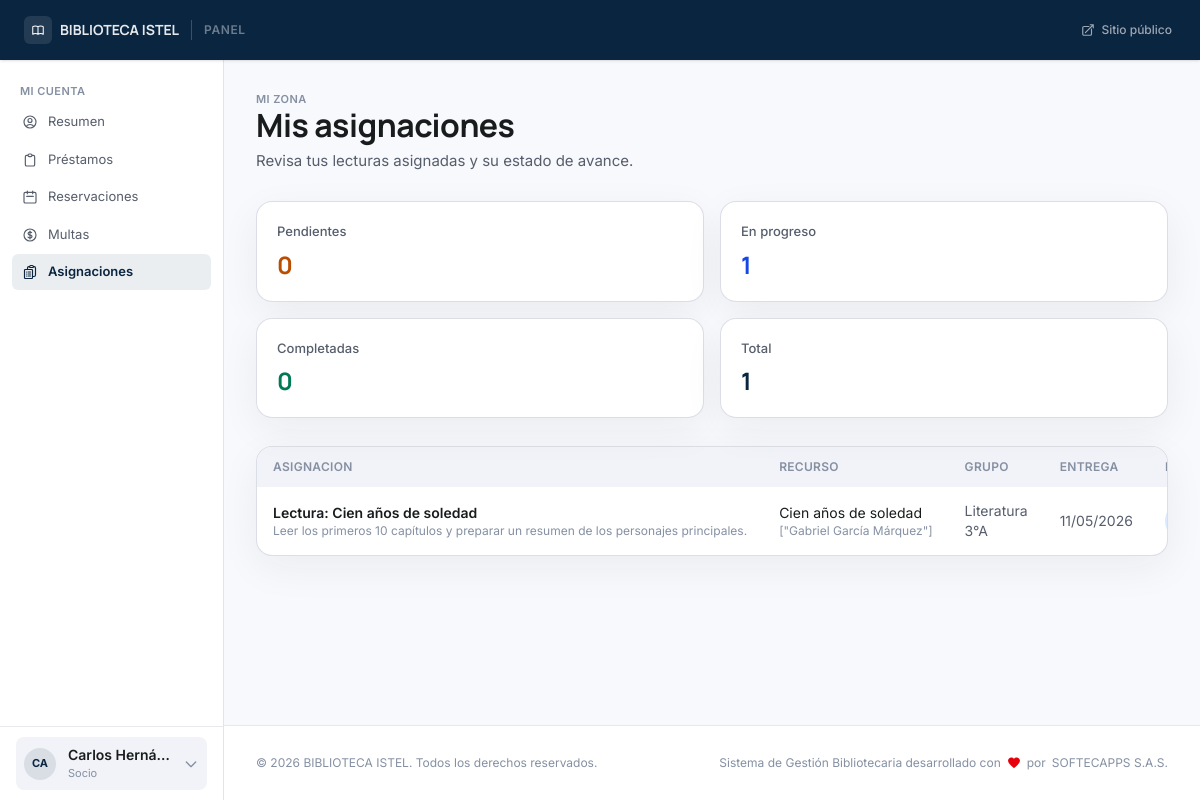
Screenshot of /account/assignments (signed in) with the database file from the repository.
### tables this page shows
CREATE TABLE `users` (
  `id` int(10) unsigned NOT NULL AUTO_INCREMENT,
  `user_number` varchar(20) DEFAULT NULL,
  `name` varchar(150) NOT NULL,
  `email` varchar(150) NOT NULL,
  `document_number` varchar(30) NOT NULL,
  `phone` varchar(30) DEFAULT NULL,
  `address` text DEFAULT NULL,
  `birthdate` date DEFAULT NULL,
  `photo` varchar(255) DEFAULT NULL,
  `role` enum('admin','librarian','teacher','user','guest') NOT NULL DEFAULT 'user',
  `user_type` enum('student','teacher','external','staff') NOT NULL DEFAULT 'student',
  `status` enum('active','suspended','blocked','inactive') NOT NULL DEFAULT 'active',
  `password_hash` varchar(255) NOT NULL,
  `remember_token` varchar(64) DEFAULT NULL,
  `remember_expires` datetime DEFAULT NULL,
  `email_verified_at` datetime DEFAULT NULL,
  `force_password_change` tinyint(1) NOT NULL DEFAULT 0,
  `last_login_at` datetime DEFAULT NULL,
  `last_login_ip` varchar(45) DEFAULT NULL,
  `created_at` datetime NOT NULL DEFAULT current_timestamp(),
  `updated_at` datetime NOT NULL DEFAULT current_timestamp() ON UPDATE current_timestamp(),
  PRIMARY KEY (`id`),
  UNIQUE KEY `uq_users_email` (`email`),
  UNIQUE KEY `uq_users_document` (`document_number`),
  UNIQUE KEY `uq_users_user_number` (`user_number`),
  KEY `idx_users_role_status` (`role`,`status`)
);

CREATE TABLE `reading_assignment_students` (
  `assignment_id` int(10) unsigned NOT NULL,
  `student_id` int(10) unsigned NOT NULL,
  `status` enum('pending','in_progress','completed') NOT NULL DEFAULT 'pending',
  `completed_at` datetime DEFAULT NULL,
  `notes` text DEFAULT NULL,
  `updated_at` datetime NOT NULL DEFAULT current_timestamp() ON UPDATE current_timestamp(),
  PRIMARY KEY (`assignment_id`,`student_id`),
  KEY `idx_ras_student` (`student_id`),
  KEY `idx_ras_status` (`status`),
  CONSTRAINT `fk_ras_assignment` FOREIGN KEY (`assignment_id`) REFERENCES `reading_assignments` (`id`) ON DELETE CASCADE,
  CONSTRAINT `fk_ras_student` FOREIGN KEY (`student_id`) REFERENCES `users` (`id`) ON DELETE CASCADE
);

CREATE TABLE `reading_assignments` (
  `id` int(10) unsigned NOT NULL AUTO_INCREMENT,
  `group_id` int(10) unsigned NOT NULL,
  `resource_id` int(10) unsigned NOT NULL,
  `title` varchar(255) NOT NULL,
  `description` text DEFAULT NULL,
  `due_date` date NOT NULL,
  `is_active` tinyint(1) NOT NULL DEFAULT 1,
  `created_at` datetime NOT NULL DEFAULT current_timestamp(),
  `updated_at` datetime NOT NULL DEFAULT current_timestamp() ON UPDATE current_timestamp(),
  PRIMARY KEY (`id`),
  KEY `idx_reading_assignments_group` (`group_id`),
  KEY `idx_reading_assignments_due` (`due_date`),
  KEY `idx_reading_assignments_resource` (`resource_id`),
  CONSTRAINT `fk_reading_assignments_group` FOREIGN KEY (`group_id`) REFERENCES `teacher_groups` (`id`) ON DELETE CASCADE,
  CONSTRAINT `fk_reading_assignments_resource` FOREIGN KEY (`resource_id`) REFERENCES `resources` (`id`) ON UPDATE CASCADE
);

CREATE TABLE `resources` (
  `id` int(10) unsigned NOT NULL AUTO_INCREMENT,
  `isbn_13` char(13) DEFAULT NULL,
  `marc_leader` char(24) DEFAULT NULL,
  `marc_control_number` varchar(64) DEFAULT NULL,
  `title` varchar(300) NOT NULL,
  `authors` longtext NOT NULL CHECK (json_valid(`authors`)),
  `marc_record` longtext DEFAULT NULL CHECK (json_valid(`marc_record`)),
  `publisher` varchar(200) DEFAULT NULL,
  `edition_statement` varchar(200) DEFAULT NULL,
  `publication_year` smallint(6) DEFAULT NULL,
  `category_id` int(10) unsigned NOT NULL,
  `branch_id` int(10) unsigned DEFAULT NULL,
  `support_type` enum('physical','digital','audiovisual','journal','thesis','map','score','kit','game','other') NOT NULL DEFAULT 'physical',
  `resource_type` varchar(60) DEFAULT NULL,
  `content_type` varchar(80) DEFAULT NULL,
  `media_type` varchar(80) DEFAULT NULL,
  `carrier_type` varchar(80) DEFAULT NULL,
  `description` text DEFAULT NULL,
  `pages` smallint(5) unsigned DEFAULT NULL,
  `language` char(2) NOT NULL DEFAULT 'es',
  `cover_image` varchar(255) DEFAULT NULL,
  `location` varchar(100) DEFAULT NULL,
  `digital_url` text DEFAULT NULL,
  `acquisition_price` decimal(8,2) DEFAULT NULL,
  `replacement_cost` decimal(8,2) NOT NULL,
  `acquisition_date` date DEFAULT NULL,
  `acquired_at` datetime DEFAULT NULL,
  `is_new_acquisition` tinyint(1) NOT NULL DEFAULT 1,
  `total_copies` tinyint(3) unsigned NOT NULL DEFAULT 0,
  `available_copies` tinyint(3) unsigned NOT NULL DEFAULT 0,
  `digital_access_count` int(10) unsigned NOT NULL DEFAULT 0,
  `is_active` tinyint(1) NOT NULL DEFAULT 1,
  `deactivated_at` datetime DEFAULT NULL,
  `deactivated_by` int(10) unsigned DEFAULT NULL,
  `deactivation_reason` text DEFAULT NULL,
  `created_at` datetime NOT NULL DEFAULT current_timestamp(),
  `updated_at` datetime NOT NULL DEFAULT current_timestamp() ON UPDATE current_timestamp(),
  PRIMARY KEY (`id`),
  UNIQUE KEY `uq_books_marc_control_number` (`marc_control_number`),
  UNIQUE KEY `uq_resources_isbn` (`isbn_13`),
  KEY `idx_resources_support_active` (`support_type`,`is_active`),
  KEY `idx_resources_branch` (`branch_id`,`is_active`),
  KEY `idx_resources_new_acquisition` (`is_new_acquisition`,`acquired_at`),
  KEY `idx_resources_category` (`category_id`),
  KEY `fk_resources_deactivated_by` (`deactivated_by`),
  FULLTEXT KEY `ft_books_search` (`title`,`publisher`),
  CONSTRAINT `fk_resources_branch` FOREIGN KEY (`branch_id`) REFERENCES `library_branches` (`id`) ON UPDATE CASCADE,
  CONSTRAINT `fk_resources_category` FOREIGN KEY (`category_id`) REFERENCES `categories` (`id`) ON UPDATE CASCADE,
  CONSTRAINT `fk_resources_deactivated_by` FOREIGN KEY (`deactivated_by`) REFERENCES `users` (`id`) ON DELETE SET NULL ON UPDATE CASCADE
);

CREATE TABLE `teacher_groups` (
  `id` int(10) unsigned NOT NULL AUTO_INCREMENT,
  `teacher_id` int(10) unsigned NOT NULL,
  `name` varchar(150) NOT NULL,
  `description` text DEFAULT NULL,
  `school_year` varchar(20) NOT NULL,
  `is_active` tinyint(1) NOT NULL DEFAULT 1,
  `created_at` datetime NOT NULL DEFAULT current_timestamp(),
  `updated_at` datetime NOT NULL DEFAULT current_timestamp() ON UPDATE current_timestamp(),
  PRIMARY KEY (`id`),
  KEY `idx_teacher_groups_teacher` (`teacher_id`),
  KEY `idx_teacher_groups_year` (`school_year`),
  CONSTRAINT `fk_teacher_groups_teacher` FOREIGN KEY (`teacher_id`) REFERENCES `users` (`id`) ON DELETE CASCADE
);

### views/account/assignments.php (the view, shortened to what the rows shown need)
<?php
$e = fn(mixed $v) => htmlspecialchars((string) $v, ENT_QUOTES | ENT_SUBSTITUTE, 'UTF-8');
$statusClass = static function (string $status): string {
    return match ($status) {
        'pending' => 'bg-amber-100 text-amber-700',
        'in_progress' => 'bg-blue-100 text-blue-700',
        'completed' => 'bg-emerald-100 text-emerald-700',
        default => 'bg-slate-100 text-slate-700',
    };
};
?>
<section class="p-6 lg:p-8">
    <div class="mb-7">
        <h1 class="headline-lg text-on-surface">Mis asignaciones</h1>
    </div>
    <div class="overflow-hidden rounded-2xl border border-outline-variant/60 bg-white shadow-ambient">
        <div class="overflow-x-auto">
            <table class="min-w-full text-left">
                <thead class="bg-surface-container-low text-xs uppercase tracking-wide text-on-surface-subtle">
                    <tr>
                        <th class="px-4 py-3 font-semibold">Asignacion</th>
                        <th class="px-4 py-3 font-semibold">Recurso</th>
                        <th class="px-4 py-3 font-semibold">Grupo</th>
                        <th class="px-4 py-3 font-semibold">Entrega</th>
                        <th class="px-4 py-3 font-semibold">Estado</th>
                    </tr>
                </thead>
                <tbody class="divide-y divide-outline-variant/50 text-sm">
                    <?php if (empty($assignments)): ?>
                        <tr>
                            <td colspan="6" class="px-4 py-8 text-center text-on-surface-subtle">No tienes asignaciones registradas.</td>
                        </tr>
                    <?php else: ?>
                        <?php foreach ($assignments as $assignment): ?>
                            <tr class="hover:bg-surface-container-low/60 transition-colors">
                                <td class="px-4 py-3.5">
                                    <p class="font-semibold text-on-surface"><?= $e($assignment['title'] ?? 'Asignacion') ?></p>
                                    <p class="text-xs text-on-surface-subtle truncate"><?= $e($assignment['description'] ?? '') ?></p>
                                </td>
                                <td class="px-4 py-3.5">
                                    <p class="text-on-surface"><?= $e($assignment['resource_title'] ?? 'Recurso') ?></p>
                                    <p class="text-xs text-on-surface-subtle truncate"><?= $e($assignment['resource_authors'] ?? '') ?></p>
                                </td>
                                <td class="px-4 py-3.5 text-on-surface-muted"><?= $e($assignment['group_name'] ?? '-') ?></td>
                                <td class="px-4 py-3.5 text-on-surface-muted">
                                    <?= !empty($assignment['due_date']) ? $e((new DateTime((string) $assignment['due_date']))->format('d/m/Y')) : '-' ?>
                                </td>
                                <td class="px-4 py-3.5">
                                    <?php $status = (string) ($assignment['status'] ?? 'pending'); ?>
                                    <span class="inline-flex rounded-full px-2.5 py-1 text-xs font-semibold <?= $statusClass($status) ?>">
                                    </span>
                                </td>
                            </tr>
                        <?php endforeach; ?>
                    <?php endif; ?>
                </tbody>
            </table>
        </div>
    </div>
</section>

### views/partials/panel-sidebar.php (shortened to what the rows shown need)
<?php
$_e      = fn(mixed $v) => htmlspecialchars((string) $v, ENT_QUOTES | ENT_SUBSTITUTE, 'UTF-8');
$role    = $auth_user['role'] ?? '';
$roleBadge = match($role) {
    'admin'     => ['Administrador del sistema', 'bg-red-100 text-red-700 border-red-200'],
    'librarian' => ['Bibliotecario', 'bg-violet-100 text-violet-700 border-violet-200'],
    'teacher'   => ['Docente', 'bg-blue-100 text-blue-700 border-blue-200'],
    'user'    => ['Socio', 'bg-emerald-100 text-emerald-700 border-emerald-200'],
    default     => ['Usuario', 'bg-slate-100 text-slate-700 border-slate-200'],
};
$initials = mb_strtoupper(mb_substr($auth_user['name'] ?? '?', 0, 2));
?>
<aside class="hidden lg:flex flex-col w-56 bg-white border-r border-outline-variant/50 shrink-0" aria-label="Navegación del panel">
    <div class="min-h-[74px] border-t border-outline-variant/40 bg-white px-4 py-2 flex items-center">
        <details class="group relative w-full" onmouseenter="if (this._closeTimer) { clearTimeout(this._closeTimer); this._closeTimer = null; }" onmouseleave="this._closeTimer = setTimeout(() => this.removeAttribute('open'), 320)">
            <summary class="list-none flex items-center gap-3 rounded-lg bg-surface-container-low px-2 py-2 cursor-pointer transition-colors duration-150 hover:bg-white text-on-surface">
                <div class="flex h-8 w-8 shrink-0 items-center justify-center rounded-full bg-primary/10 text-[11px] font-bold text-primary">
                    <?= $_e($initials) ?>
                </div>
                <div class="min-w-0 flex-1">
                    <p class="truncate text-sm font-semibold"><?= $_e($auth_user['name'] ?? '') ?></p>
                    <p class="truncate text-[11px] text-on-surface-subtle"><?= $_e($roleBadge[0]) ?></p>
                </div>
                <svg class="w-4 h-4 text-on-surface-subtle transition-transform duration-200 group-open:rotate-180" fill="none" viewBox="0 0 24 24" stroke="currentColor" stroke-width="2" aria-hidden="true">
                    <path stroke-linecap="round" stroke-linejoin="round" d="M19 9l-7 7-7-7"/>
                </svg>
            </summary>
        </details>
    </div>
</aside>

### rows the page displays
users: name "CA", name "Carlos Herná…", role "Socio"
reading_assignment_students: assignment.title "Lectura: Cien años de soledad", assignment.description "Leer los primeros 10 capítulos y preparar un resumen de los personajes principales.", resources.title "Cien años de soledad", resources.authors "[\"Gabriel García Márquez\"]", teacher_groups.name "Literatura 3°A", assignment.due_date "11/05/2026"

### other values shown
$_e($settings['library_name'] ?? 'Biblioteca') "BIBLIOTECA ISTEL"
$summary['pending'] "0"
$summary['in_progress'] "1"
$summary['completed'] "0"
$summary['total'] "1"
$settings['library_name'] "BIBLIOTECA ISTEL"
